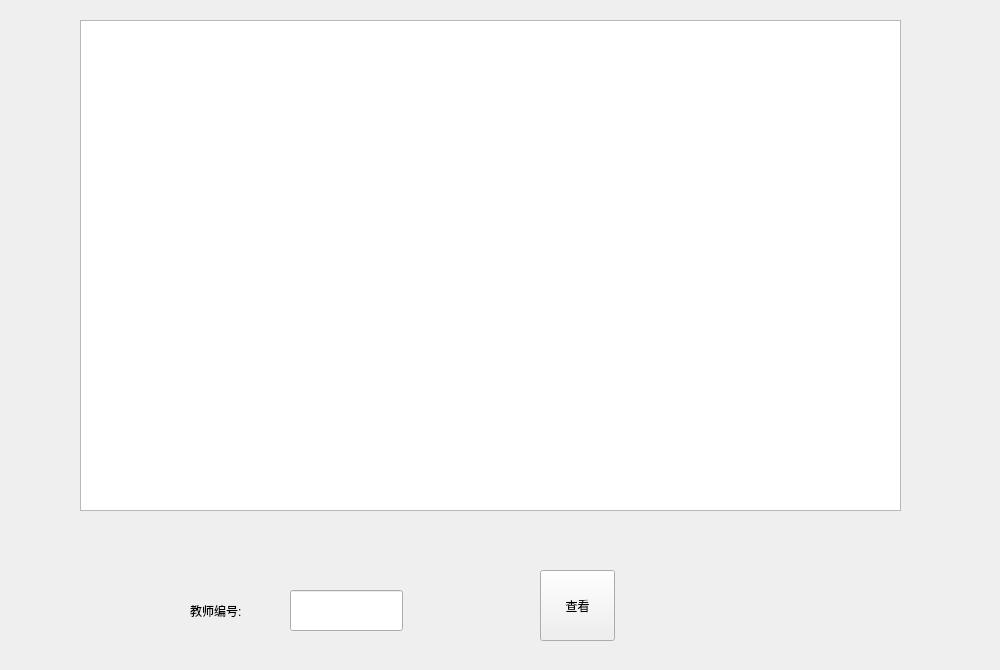
<?xml version="1.0" encoding="UTF-8"?>
<ui version="4.0">
 <class>ChildWidgetD</class>
 <widget class="QWidget" name="ChildWidgetD">
  <property name="geometry">
   <rect>
    <x>0</x>
    <y>0</y>
    <width>1000</width>
    <height>670</height>
   </rect>
  </property>
  <property name="windowTitle">
   <string>Form</string>
  </property>
  <widget class="QTableWidget" name="tableWidget">
   <property name="geometry">
    <rect>
     <x>80</x>
     <y>20</y>
     <width>821</width>
     <height>491</height>
    </rect>
   </property>
  </widget>
  <widget class="QPushButton" name="btn_look">
   <property name="geometry">
    <rect>
     <x>540</x>
     <y>570</y>
     <width>75</width>
     <height>71</height>
    </rect>
   </property>
   <property name="text">
    <string>查看</string>
   </property>
  </widget>
  <widget class="QLineEdit" name="lineEdit">
   <property name="geometry">
    <rect>
     <x>290</x>
     <y>590</y>
     <width>113</width>
     <height>41</height>
    </rect>
   </property>
  </widget>
  <widget class="QLabel" name="label">
   <property name="geometry">
    <rect>
     <x>190</x>
     <y>590</y>
     <width>81</width>
     <height>41</height>
    </rect>
   </property>
   <property name="text">
    <string>教师编号:</string>
   </property>
  </widget>
 </widget>
 <resources/>
 <connections/>
</ui>
